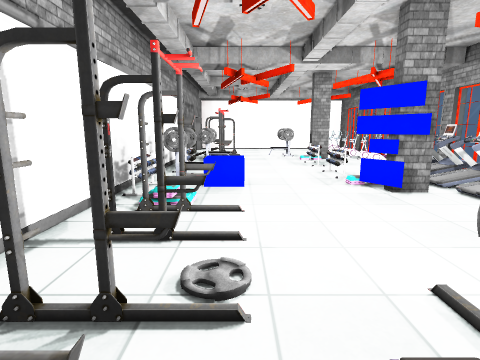
View 1 (above)

16 first-person views from a walk through a scene from a Unity 3-D project. The camera is 1.4 m above the floor, tilts 10° down and sees 80° across. The floor is counted in squares, 1 m on a side. Each view is taken from the middle of a square. On the plan, view 1 faces up. The plan holds only what a view shows up to about 14 squares ahead; the rest is blank. The player character is not drawn. Some surface patterns are stand-ins.

View 2
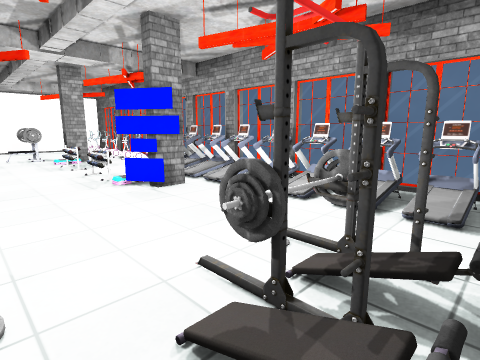

View 3
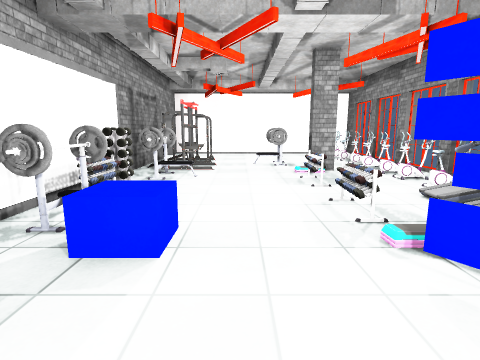

View 4
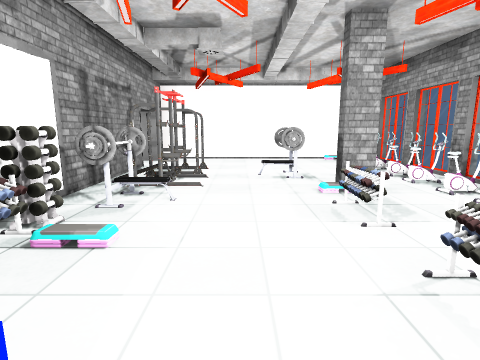

View 5
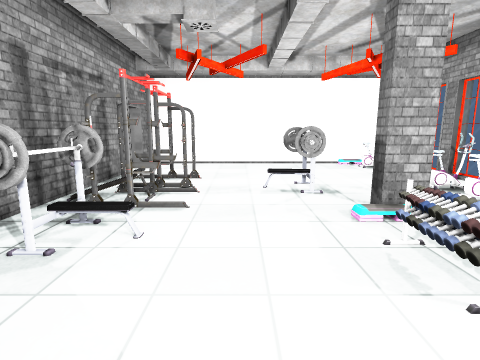

View 6
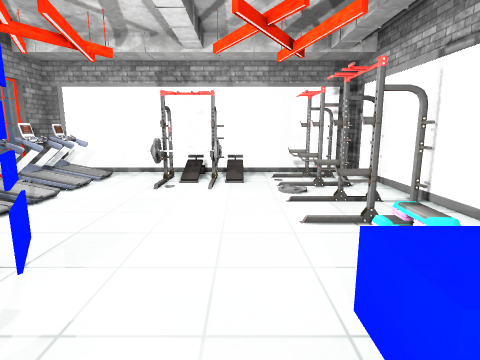

View 7
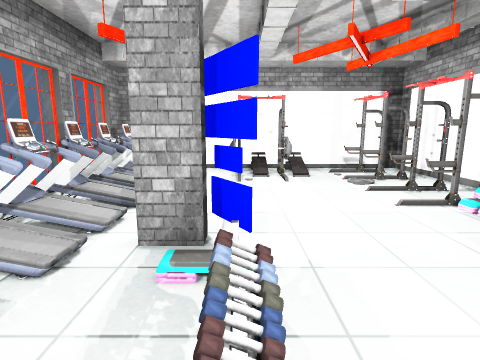

View 8
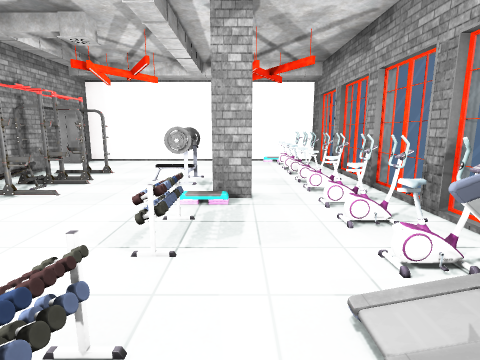

View 9
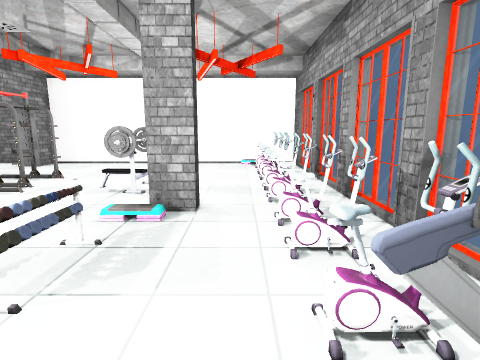

View 10
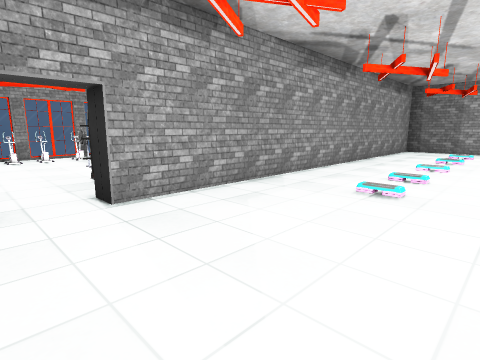

View 11
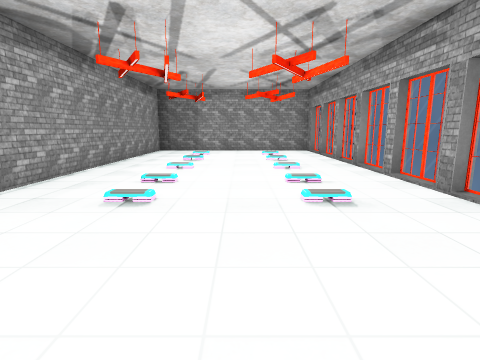

View 12
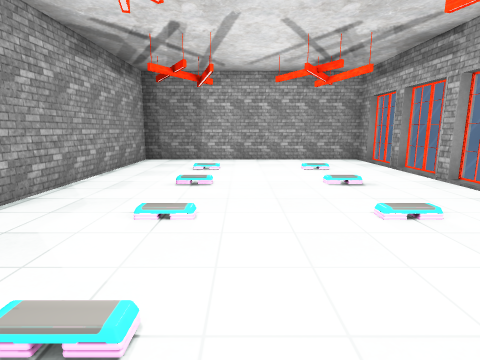

View 13
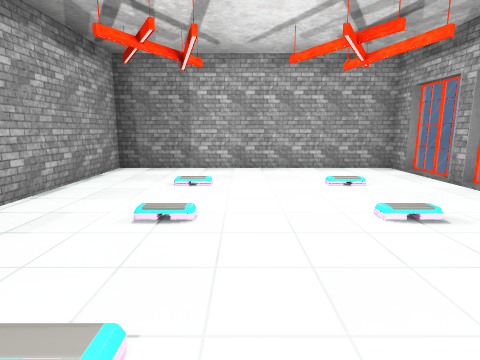

View 14
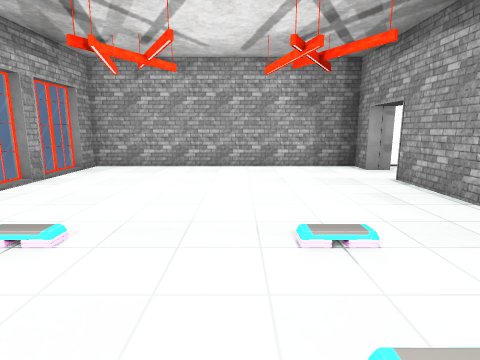

View 15
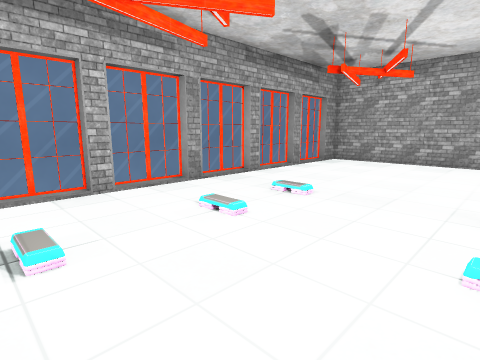

View 16
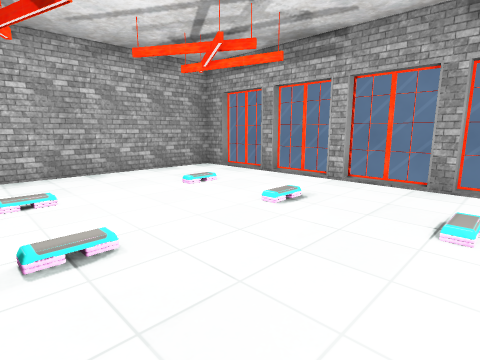

### Floor plan
Ten units are one square. View 1 is at (0, 0); x grows to the right and y downward. Boxes are objects, and circles mark ways between rooms. Rooms are numbered by the first view taken in them; rooms with no view inside come last. Other rooms are left out.
<svg viewBox="-143 -215 221 225">
<path fill="none" stroke="#000" d="M42 -63 34 -63 34 -67 42 -67M42 -142 42 -138 34 -138 34 -142M73 -99 73 -105M73 -119 73 -130M73 -74 73 -80M73 -132 73 -141M73 -142 73 -155M73 -162 73 -167M73 -172 73 -181M73 -24 73 -31M-27 -180 -27 5 73 5 73 -7M73 -9 73 -21M73 -199 73 -210 -27 -210 -27 -200M-136 -105 -136 -100M-138 -100 -138 -80M-136 -80 -136 -75M-138 -75 -138 -55M-136 -130 -136 -126M-138 -126 -138 -105M-136 -55 -136 -50M-138 -146 -138 -130M-136 -155 -136 -151M-138 -46 -138 -30M-136 -30 -136 -25M-138 -175 -138 -160M-136 -180 -136 -175M-138 -21 -138 -5M-136 -5 -136 5 -36 5 -36 -180 -27 -180M-27 -200 -36 -200 -36 -210 -136 -210 -136 -199M-138 -199 -138 -184"/>
<rect x="-25" y="-25" width="20" height="20" fill="#bbb"><title>rack</title></rect>
<rect x="-25" y="-55" width="20" height="10" fill="#bbb"><title>rack</title></rect>
<rect x="-25" y="-75" width="10" height="20" fill="#bbb"><title>rack</title></rect>
<rect x="-25" y="-95" width="10" height="20" fill="#bbb"><title>bench</title></rect>
<rect x="-25" y="-105" width="10" height="10" fill="#bbb"><title>rack</title></rect>
<rect x="-25" y="-115" width="10" height="10" fill="#bbb"><title>rack</title></rect>
<rect x="-25" y="-135" width="10" height="20" fill="#bbb"><title>other object</title></rect>
<rect x="-25" y="-145" width="20" height="10" fill="#bbb"><title>rack</title></rect>
<rect x="-15" y="-85" width="20" height="20" fill="#bbb"><title>blue cube</title></rect>
<rect x="-15" y="-135" width="10" height="20" fill="#bbb"><title>bench</title></rect>
<rect x="-15" y="-155" width="10" height="10" fill="#bbb"><title>bench</title></rect>
<rect x="-15" y="-175" width="20" height="20" fill="#bbb"><title>rack</title></rect>
<rect x="15" y="-25" width="20" height="20" fill="#bbb"><title>rack</title></rect>
<rect x="15" y="-155" width="20" height="10" fill="#bbb"><title>other object</title></rect>
<rect x="15" y="-175" width="20" height="10" fill="#bbb"><title>other object</title></rect>
<rect x="25" y="-75" width="10" height="20" fill="#bbb"><title>other object</title></rect>
<rect x="25" y="-95" width="10" height="20" fill="#bbb"><title>rack</title></rect>
<rect x="25" y="-125" width="10" height="20" fill="#bbb"><title>rack</title></rect>
<rect x="25" y="-165" width="10" height="10" fill="#bbb"><title>bench</title></rect>
<rect x="55" y="-15" width="10" height="10" fill="#bbb"><title>other object</title></rect>
<rect x="55" y="-25" width="10" height="10" fill="#bbb"><title>other object</title></rect>
<rect x="55" y="-45" width="10" height="20" fill="#bbb"><title>other object</title></rect>
<rect x="55" y="-55" width="10" height="10" fill="#bbb"><title>other object</title></rect>
<rect x="55" y="-65" width="10" height="10" fill="#bbb"><title>other object</title></rect>
<rect x="55" y="-75" width="10" height="10" fill="#bbb"><title>other object</title></rect>
<rect x="55" y="-95" width="10" height="20" fill="#bbb"><title>other object</title></rect>
<rect x="55" y="-105" width="10" height="10" fill="#bbb"><title>other object</title></rect>
<rect x="55" y="-115" width="10" height="10" fill="#bbb"><title>bicycle</title></rect>
<rect x="55" y="-125" width="10" height="10" fill="#bbb"><title>bicycle</title></rect>
<rect x="55" y="-135" width="10" height="10" fill="#bbb"><title>bicycle</title></rect>
<rect x="55" y="-155" width="10" height="10" fill="#bbb"><title>bicycle</title></rect>
<rect x="55" y="-165" width="10" height="10" fill="#bbb"><title>bicycle</title></rect>
<rect x="55" y="-175" width="10" height="10" fill="#bbb"><title>bicycle</title></rect>
<rect x="55" y="-185" width="10" height="10" fill="#bbb"><title>bicycle</title></rect>
<rect x="55" y="-205" width="10" height="10" fill="#bbb"><title>bicycle</title></rect>
<circle cx="-30" cy="-190" r="3" fill="#2a7"/>
<text x="20" y="-100">1</text>
<text x="-80" y="-100">2</text>
</svg>
Room 1 opens to room 2.

Where each view was taken, in squares from view 1:
view 1: 0 up, 0 right, facing up
view 2: 0 up, 0 right, facing up-right
view 3: 4 up, 1 right, facing up
view 4: 7 up, 1 right, facing up
view 5: 9 up, 1 right, facing up
view 6: 9 up, 1 right, facing down
view 7: 10 up, 3 right, facing down
view 8: 8 up, 4 right, facing up
view 9: 9 up, 5 right, facing up
view 10: 20 up, 9 left, facing down-right
view 11: 19 up, 9 left, facing down
view 12: 13 up, 8 left, facing down
view 13: 10 up, 8 left, facing down
view 14: 10 up, 8 left, facing up
view 15: 8 up, 7 left, facing up-left
view 16: 9 up, 6 left, facing down-left
